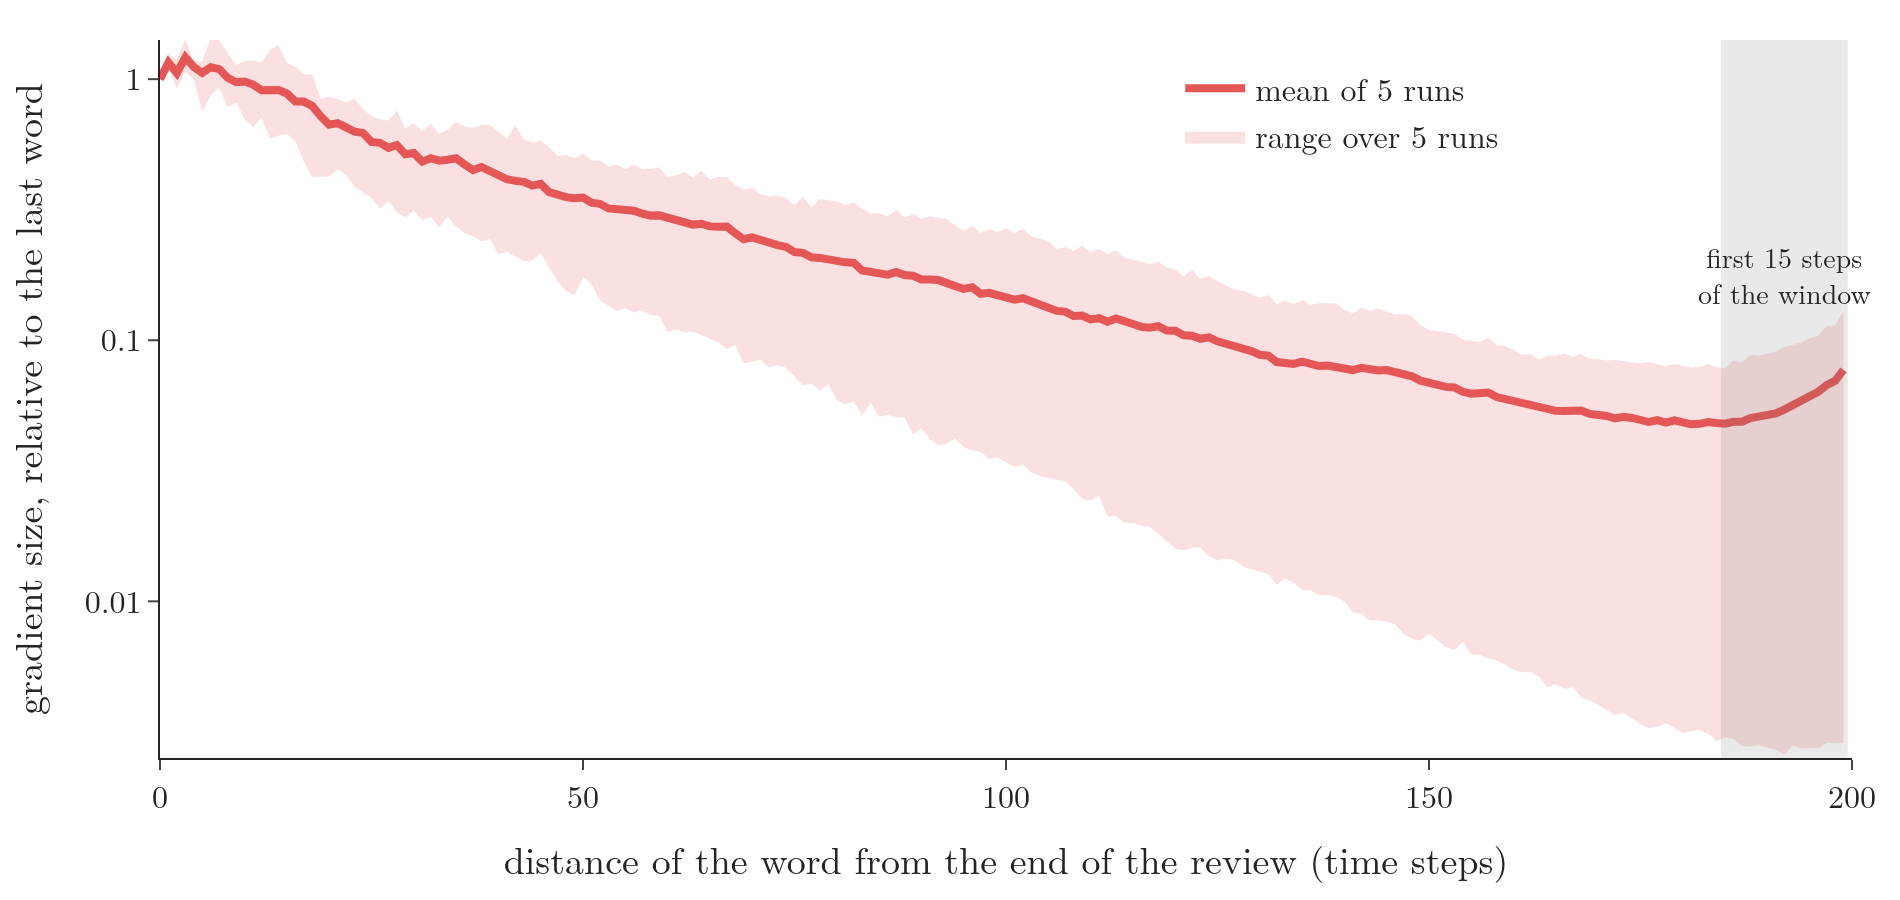

Write the Python code that produced this figure.
"""Mean size (relative to the last word) of dL/dx_k against the distance of word k from the end of the review,
SimpleRNN trained on IMDB, 5 seeds: mean line and min-max band; the first 15 steps of the window are shaded (Plotly)."""
from pathlib import Path
import pandas as pd
import plotly.graph_objects as go
from common import RED, GREY, FONT

here = Path(__file__).parent
d = pd.read_csv(here.parent / "data" / "trained_tanh.csv")
g = d.groupby("distance").rel_grad.agg(["mean", "min", "max"]).reset_index()
fig = go.Figure()
fig.add_vrect(x0=184.5, x1=199.5, fillcolor=GREY, opacity=0.15, line_width=0)
fig.add_annotation(x=192, y=-0.75, text="first 15 steps<br>of the window", showarrow=False, font=dict(family=FONT["family"], size=14))
fig.add_trace(go.Scatter(x=g.distance, y=g["max"], mode="lines", line=dict(width=0), showlegend=False, hoverinfo="skip"))
fig.add_trace(go.Scatter(x=g.distance, y=g["min"], mode="lines", line=dict(width=0), fill="tonexty",
                         fillcolor="rgba(228,87,86,0.18)", name="range over 5 runs"))
fig.add_trace(go.Scatter(x=g.distance, y=g["mean"], mode="lines", line=dict(color=RED, width=4), name="mean of 5 runs"))
fig.update_layout(template="simple_white", width=950, height=450, font=FONT,
                  xaxis=dict(title="distance of the word from the end of the review (time steps)", range=[0, 200]),
                  yaxis=dict(title="gradient size, relative to the last word", type="log",
                             tickvals=[0.001, 0.01, 0.1, 1], ticktext=["0.001", "0.01", "0.1", "1"], range=[-2.6, 0.15]),
                  legend=dict(x=0.6, y=0.98), margin=dict(l=80, r=20, t=20, b=60))
fig.write_image(here / "grad_vs_distance.png", scale=2)
fig.write_image(here / "grad_vs_distance.pdf")
